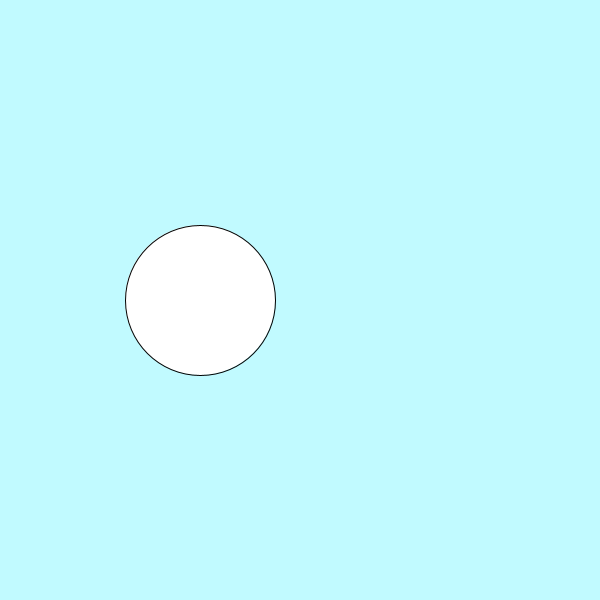
Frame 1 (no input)
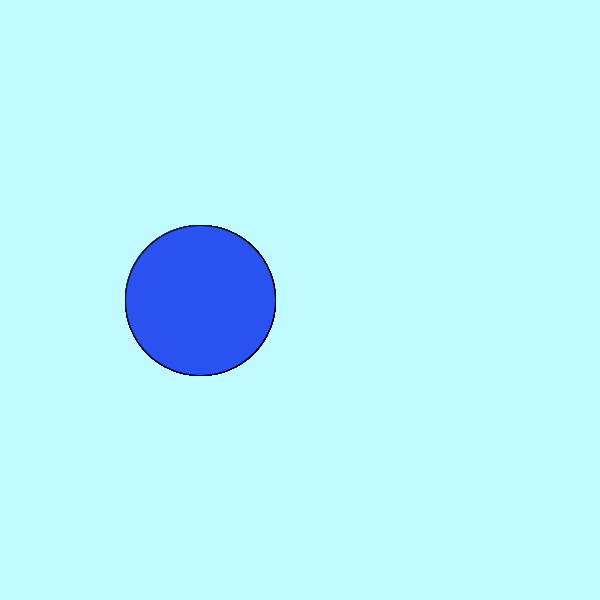
Frame 60 (the mouse pressed at the canvas centre just before this capture)
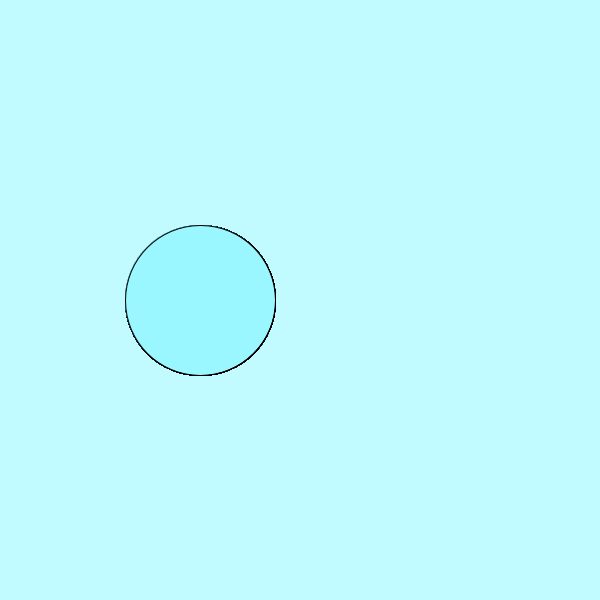
Frame 120 (the mouse held since frame 60 and released just before this capture)

The Processing sketch that drew these frames (run headless with seeded random() and noise(); from frame 60 on, the mouse is pressed at the canvas centre):

// Processing sketch: c_LogicalDot
// ── c_LogicalDot.pde

void setup() {
  
// 1. Set the size of the sketch. Make it 600 pixels square. 
  
size(600,600);
background(#C1FAFF);}

void draw() {
  
// 2. Draw an ellipse
// Run the program to make sure it works before moving on.

ellipse(200,300,150,150);
// 3. Change the color of the ellipse when the mouse is pressed.
//    Use the following code, but put your colors where indicated
//    Remember to use the   fill()  command to set colors.

if(mousePressed){fill(#9BF7FF);}
 
   //  put one color here
   
else{fill(#2952F0);}

  
   // put a different color here
  

  
  
  
}
